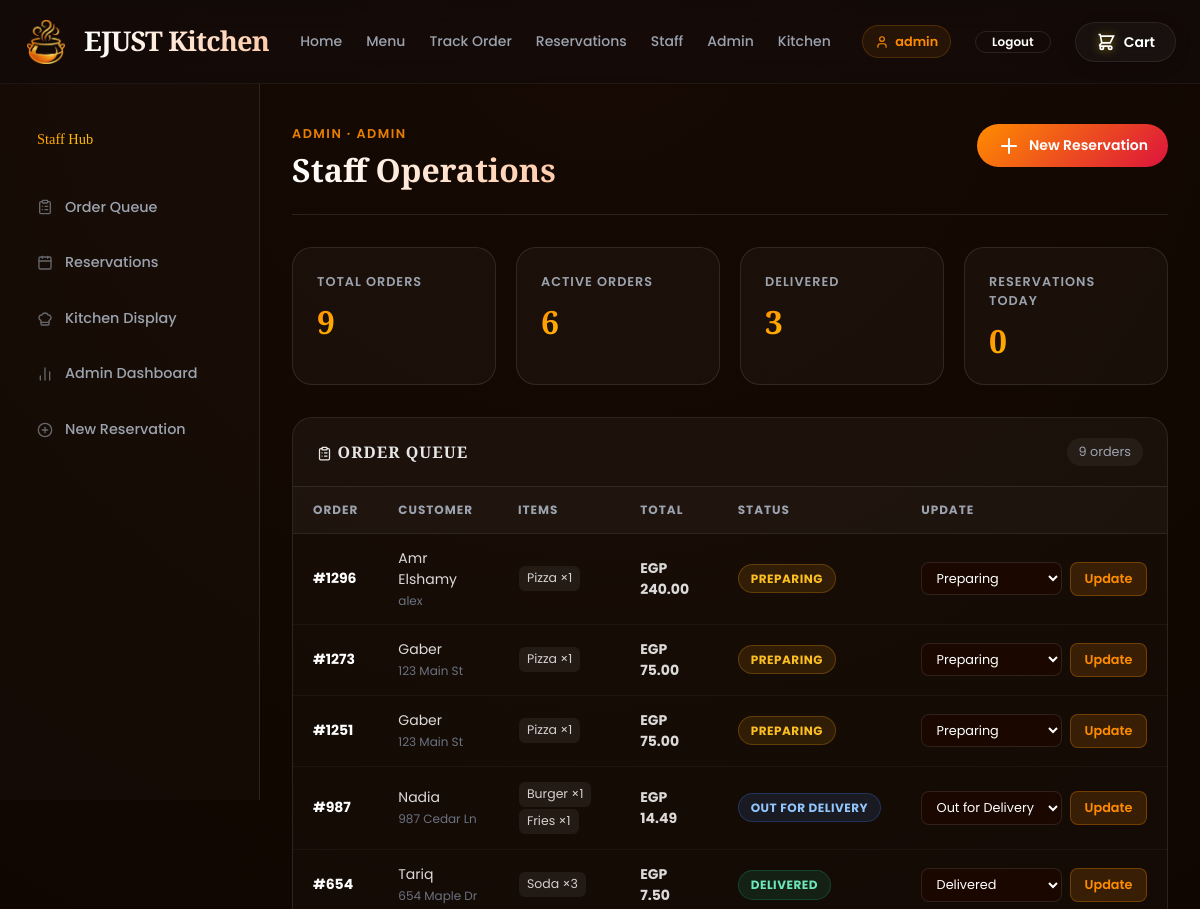
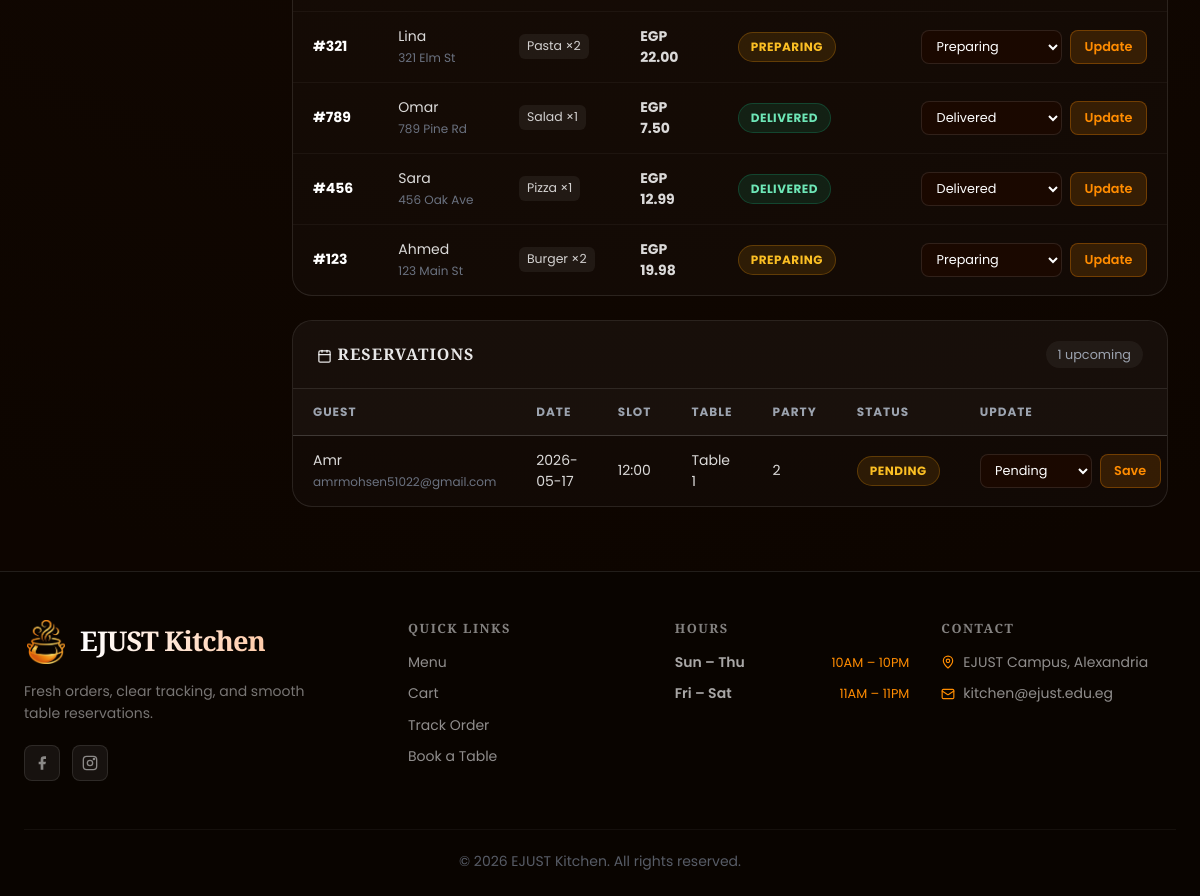
Page /staff (signed in) on the committed database (2 pictures, top to bottom).
### src/database.py (models this page shows, shortened)
class Order(db.Model):
    __tablename__ = 'orders'
    id = db.Column(db.String(20), primary_key=True)
    order_items = db.Column(db.JSON, nullable=False)
    total = db.Column(db.Float, nullable=False)
    status = db.Column(db.String(50), default=ORDER_STATUS_PREPARING)
    customer_name = db.Column(db.String(100))
    customer_address = db.Column(db.String(200))
    estimated_time = db.Column(db.Integer, default=25)
    created_at = db.Column(db.DateTime, default=datetime.utcnow)

class Reservation(db.Model):
    __tablename__ = 'reservations'
    id = db.Column(db.Integer, primary_key=True)
    user_id = db.Column(db.Integer, nullable=True)
    customer_name = db.Column(db.String(100), nullable=False)
    contact = db.Column(db.String(120), nullable=False)
    party_size = db.Column(db.Integer, nullable=False)
    reservation_date = db.Column(db.Date, nullable=False)
    reservation_slot = db.Column(db.String(10), nullable=False)
    table_number = db.Column(db.String(20), nullable=False)
    status = db.Column(db.String(30), default=RESERVATION_STATUS_PENDING)
    notes = db.Column(db.String(300))
    created_at = db.Column(db.DateTime, default=datetime.utcnow)

### src/order.py (the view)
@order_bp.route('/staff', methods=['GET'])
@auth.login_required
@auth.require_role(ROLE_STAFF, ROLE_ADMIN)
def staff_view():
    return render_template(
        "staff.html",
        orders=get_all_orders(),
        reservations=get_upcoming_reservations(),
        metrics=get_dashboard_metrics(),
        user=auth.get_current_user(),
        valid_statuses=VALID_STAFF_STATUSES,
        reservation_statuses=RESERVATION_STATUSES,
    )

### templates/staff.html (shortened to what this page needs)
{% extends "base.html" %}
{% block content %}
<div class="dashboard-layout">
    <aside class="dashboard-sidebar">
        <a href="/staff" class="dashboard-brand">Staff Hub</a>
        <a href="#orders">
            <i data-lucide="clipboard-list" class="staff-sidebar-icon" style="width:16px;height:16px"></i>
            Order Queue
        </a>
        <a href="#reservations">
            <i data-lucide="calendar" class="staff-sidebar-icon" style="width:16px;height:16px"></i>
            Reservations
        </a>
        <a href="/kitchen">
            <i data-lucide="chef-hat" class="staff-sidebar-icon" style="width:16px;height:16px"></i>
            Kitchen Display
        </a>
        {% if user.role == 'admin' %}
        <a href="/admin/dashboard">
            <i data-lucide="bar-chart-2" class="staff-sidebar-icon" style="width:16px;height:16px"></i>
            Admin Dashboard
        </a>
        {% endif %}
        <a href="/reservations">
            <i data-lucide="plus-circle" class="staff-sidebar-icon" style="width:16px;height:16px"></i>
            New Reservation
        </a>
    </aside>
    <section class="dashboard-main">
        <div class="dashboard-header">
            <div>
                <span class="eyebrow">{{ user.username }} · {{ user.role }}</span>
                <h1>Staff Operations</h1>
            </div>
            <a href="/reservations" class="dashboard-action">
                <i data-lucide="plus"></i> New Reservation
            </a>
        </div>
        <div class="metric-grid">
            <div class="metric-card">
                <span>Total Orders</span>
                <strong>{{ metrics.total_orders }}</strong>
            </div>
            <div class="metric-card">
                <span>Active Orders</span>
                <strong>{{ metrics.active_orders }}</strong>
            </div>
            <div class="metric-card">
                <span>Delivered</span>
                <strong>{{ metrics.delivered_orders }}</strong>
            </div>
            <div class="metric-card">
                <span>Reservations Today</span>
                <strong>{{ metrics.reservations_today }}</strong>
            </div>
        </div>
        <div id="orders" class="dashboard-card">
            <div class="dashboard-card-header">
                <h2><i data-lucide="clipboard-list" style="width:15px;height:15px;display:inline;vertical-align:middle;margin-right:.35rem"></i>Order Queue</h2>
                <span>{{ orders|length }} order{% if orders|length != 1 %}s{% endif %}</span>
            </div>
            {% if orders %}
                <div class="table-wrap">
                    <table class="dashboard-table">
                        <thead>
                            <tr>
                                <th>Order</th>
                                <th>Customer</th>
                                <th>Items</th>
                                <th>Total</th>
                                <th>Status</th>
                                <th>Update</th>
                            </tr>
                        </thead>
                        <tbody>
                            {% for order in orders %}
                            <tr>
                                <td><strong>#{{ order.id }}</strong></td>
                                <td>
                                    {{ order.customer_name or 'Guest' }}
                                    <span class="muted">{{ order.customer_address or '' }}</span>
                                </td>
                                <td>
                                    {% if order["items"] %}
                                        {% for item in order["items"] %}
                                            <span class="line-item">{{ item.name if item.name is defined else item }}{% if item.quantity is defined %} ×{{ item.quantity }}{% endif %}</span>
                                        {% endfor %}
                                    {% else %}
                                        <span class="muted">No items</span>
                                    {% endif %}
                                </td>
                                <td class="money">EGP {{ "%.2f"|format(order.total) }}</td>
                                <td>
                                    {% set sc = order.status|lower|replace(' ', '-') %}
                                    <span class="status-badge status-{{ sc }}">{{ order.status }}</span>
                                </td>
                                <td>
                                    <form method="POST" action="{{ url_for('order.staff_update') }}" class="inline-form">
                                        <select name="status">
                                            {% for s in valid_statuses %}
                                                <option value="{{ s }}" {% if s == order.status %}selected{% endif %}>{{ s }}</option>
                                            {% endfor %}
                                        </select>
                                        <button type="submit">Update</button>
                                    </form>
                                </td>
                            </tr>
                            {% endfor %}
                        </tbody>
                    </table>
                </div>
            {% else %}
                <div class="empty-state-card">
                    <i data-lucide="inbox" style="width:36px;height:36px;margin-bottom:.75rem;opacity:.25"></i>
                    <p>No orders yet. New kitchen tickets will appear here.</p>
                </div>
            {% endif %}
        </div>
        <div id="reservations" class="dashboard-card">
            <div class="dashboard-card-header">
                <h2><i data-lucide="calendar" style="width:15px;height:15px;display:inline;vertical-align:middle;margin-right:.35rem"></i>Reservations</h2>
                <span>{{ reservations|length }} upcoming</span>
            </div>
            {% if reservations %}
                <div class="table-wrap">
                    <table class="dashboard-table">
                        <thead>
                            <tr>
                                <th>Guest</th>
                                <th>Date</th>
                                <th>Slot</th>
                                <th>Table</th>
                                <th>Party</th>
                                <th>Status</th>
                                <th>Update</th>
                            </tr>
                        </thead>
                        <tbody>
                            {% for r in reservations %}
                            <tr>
                                <td>
                                    {{ r.customer_name }}
                                    <span class="muted">{{ r.contact }}</span>
                                </td>
                                <td>{{ r.reservation_date }}</td>
                                <td>{{ r.reservation_slot }}</td>
                                <td>Table {{ r.table_number }}</td>
                                <td>{{ r.party_size }}</td>
                                <td>
                                    <span class="status-badge reservation-{{ r.status|lower }}">{{ r.status }}</span>
                                </td>
                                <td>
                                    <form method="POST" action="{{ url_for('order.reservation_update') }}" class="inline-form">
                                        <select name="status">
                                            {% for s in reservation_statuses %}
                                                <option value="{{ s }}" {% if s == r.status %}selected{% endif %}>{{ s }}</option>
                                            {% endfor %}
                                        </select>
                                        <button type="submit">Save</button>
                                    </form>
                                </td>
                            </tr>
                            {% endfor %}
                        </tbody>
                    </table>
                </div>
            {% else %}
                <div class="empty-state-card">
                    <i data-lucide="calendar-x" style="width:36px;height:36px;margin-bottom:.75rem;opacity:.25"></i>
                    <p>No reservations yet. Bookings will appear here.</p>
                </div>
            {% endif %}
        </div>
    </section>
</div>
{% endblock %}

### templates/base.html (shortened to what this page needs)
<!DOCTYPE html>
<html lang="en">
<head>
    <link rel="stylesheet" href="{{ url_for('static', filename='css/style.css') }}">
    <link rel="stylesheet" href="{{ url_for('static', filename='css/dashboard.css') }}">
</head>
<body>
<nav class="navbar" id="navbar" role="navigation" aria-label="Main navigation">
    <div class="navbar-container">
        <a href="/" class="navbar-brand">
            <div class="brand-logo">
                <img src="{{ url_for('static', filename='images/logo.png') }}" alt="EJUST Kitchen Logo">
            </div>
            <div class="brand-text">
                <span class="brand-name">EJUST Kitchen</span>
            </div>
        </a>
        <div class="navbar-menu" id="navbarMenu">
            <a href="/" class="nav-link">Home</a>
            <a href="/menu" class="nav-link">Menu</a>
            <a href="/tracking" class="nav-link">Track Order</a>
            <a href="/reservations" class="nav-link">Reservations</a>
            {% if current_user and current_user.role in ['staff', 'admin'] %}
                <a href="/staff" class="nav-link">Staff</a>
            {% endif %}
            {% if current_user and current_user.role == 'admin' %}
                <a href="/admin/dashboard" class="nav-link">Admin</a>
                <a href="/kitchen" class="nav-link">Kitchen</a>
            {% endif %}
        </div>
        <div class="navbar-actions">
            {% if current_user %}
                <span class="nav-user-badge"><i data-lucide="user"></i><span>{{ current_user.username }}</span></span>
                <a href="/logout" class="btn btn-outline btn-sm">Logout</a>
            {% else %}
                <a href="/login" class="btn btn-outline btn-sm">Login</a>
                <a href="/register" class="btn btn-primary btn-sm">Register</a>
            {% endif %}
            <button id="cartToggleBtn" class="btn btn-outline btn-navbar-action btn-cart" aria-label="View cart">
                <span class="btn-icon">
                    <svg class="cart-icon" viewBox="0 0 24 24" fill="none" stroke="currentColor" stroke-width="2">
                        <path d="M3 3h2l.4 2M7 13h10l4-8H5.4M7 13L5.4 5M7 13l-2.293 2.293c-.63.63-.184 1.707.707 1.707H17m0 0a2 2 0 100 4 2 2 0 000-4zm-8 2a2 2 0 11-4 0 2 2 0 014 0z" />
                    </svg>
                </span>
                <span class="btn-text">Cart</span>
            </button>
        </div>
    </div>
</nav>
<main id="mainContent" class="main-content visible">
    {% block content %}{% endblock %}
</main>
<footer class="footer" role="contentinfo">
    <div class="footer-container">
        <div class="footer-grid">
            <div class="footer-brand">
                <div class="footer-logo">
                    <div class="brand-logo"><img src="{{ url_for('static', filename='images/logo.png') }}" alt="EJUST Kitchen"></div>
                    <div class="brand-text"><span class="brand-name">EJUST Kitchen</span></div>
                </div>
                <p class="footer-description">Fresh orders, clear tracking, and smooth table reservations.</p>
                <div class="social-links">
                    <a href="#" class="social-link" aria-label="Facebook">
                        <svg viewBox="0 0 24 24" fill="currentColor"><path d="M18 2h-3a5 5 0 00-5 5v3H7v4h3v8h4v-8h3l1-4h-4V7a1 1 0 011-1h3z"/></svg>
                    </a>
                    <a href="#" class="social-link" aria-label="Instagram">
                        <svg viewBox="0 0 24 24" fill="none" stroke="currentColor" stroke-width="2"><rect x="2" y="2" width="20" height="20" rx="5"/><circle cx="12" cy="12" r="4"/><circle cx="18" cy="6" r="1"/></svg>
                    </a>
                </div>
            </div>
            <div class="footer-column">
                <h4 class="footer-heading">Quick Links</h4>
                <ul class="footer-links">
                    <li><a href="/menu">Menu</a></li>
                    <li><a href="/cart">Cart</a></li>
                    <li><a href="/tracking">Track Order</a></li>
                    <li><a href="/reservations">Book a Table</a></li>
                </ul>
            </div>
            <div class="footer-column">
                <h4 class="footer-heading">Hours</h4>
                <ul class="footer-links">
                    <li><span class="day">Sun – Thu</span><span class="time">10AM – 10PM</span></li>
                    <li><span class="day">Fri – Sat</span><span class="time">11AM – 11PM</span></li>
                </ul>
            </div>
            <div class="footer-column">
                <h4 class="footer-heading">Contact</h4>
                <ul class="footer-links">
                    <li><span class="footer-icon"><i data-lucide="map-pin"></i></span><a href="#">EJUST Campus, Alexandria</a></li>
                    <li><span class="footer-icon"><i data-lucide="mail"></i></span><a href="mailto:kitchen@ejust.edu.eg">kitchen@ejust.edu.eg</a></li>
                </ul>
            </div>
        </div>
        <div class="footer-bottom"><p>&copy; 2026 EJUST Kitchen. All rights reserved.</p></div>
    </div>
</footer>
<div id="toastContainer" class="toast-container" aria-live="polite" aria-atomic="true"></div>
</body>
</html>

### rows in the picture
Order: id "1296", customer_name "Amr Elshamy", customer_address "alex", name "Pizza", quantity "1", total "240.00", status "PREPARING", status "Preparing"
Order: id "1273", customer_name "Gaber", customer_address "123 Main St", name "Pizza", quantity "1", total "75.00", status "PREPARING", status "Preparing"
Order: id "1251", customer_name "Gaber", customer_address "123 Main St", name "Pizza", quantity "1", total "75.00", status "PREPARING", status "Preparing"
Order: id "987", customer_name "Nadia", customer_address "987 Cedar Ln", name "Burger" "Fries", quantity "1" "1", total "14.49", status "OUT FOR DELIVERY", status "Out for Delivery"
Order: id "654", customer_name "Tariq", customer_address "654 Maple Dr", name "Soda", quantity "3", total "7.50", status "DELIVERED", status "Delivered"
Order: id "321", customer_name "Lina", customer_address "321 Elm St", name "Pasta", quantity "2", total "22.00", status "PREPARING", status "Preparing"
Order: id "789", customer_name "Omar", customer_address "789 Pine Rd", name "Salad", quantity "1", total "7.50", status "DELIVERED", status "Delivered"
Order: id "456", customer_name "Sara", customer_address "456 Oak Ave", name "Pizza", quantity "1", total "12.99", status "DELIVERED", status "Delivered"
Order: id "123", customer_name "Ahmed", customer_address "123 Main St", name "Burger", quantity "2", total "19.98", status "PREPARING", status "Preparing"
Reservation: customer_name "Amr", contact "amrmohsen51022@gmail.com", reservation_date "2026-05-17", reservation_slot "12:00", table_number "1", party_size "2", status "PENDING", status "Pending"

### other values in the picture
{{ current_user.username }} "admin"
{{ user.username }} "ADMIN"
{{ user.role }} "ADMIN"
{{ metrics.total_orders }} "9"
{{ metrics.active_orders }} "6"
{{ metrics.delivered_orders }} "3"
{{ metrics.reservations_today }} "0"
{{ orders|length }} "9"
{{ reservations|length }} "1"
